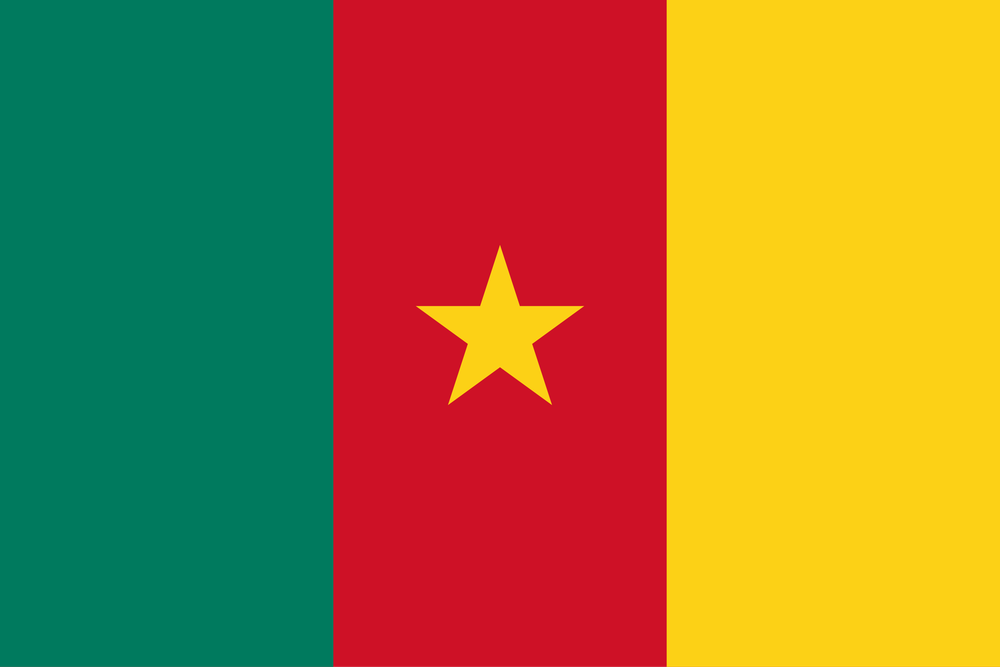
#> input picture entree/henri1.png, 1000 x 667 px, shrunk from 2560 x 1707 before the run, found by its file name
$ python tp4_lowpass_freq.py
#> lines starting #> are read from the running program, lines starting #| are printed output that depends on the picture; after the words box and inside, x2 and y2 are one past the last pixel; in counts of white or black regions, pixels touching at a corner belong together
"""
Ideal lowpass frequency filtering for image smoothing.
"""
import numpy as np
from PIL import Image
import matplotlib.pyplot as plt
import os


output_dir = 'Chap4/sortie'
if not os.path.exists(output_dir):
    os.makedirs(output_dir)

def dft1d(signal):
    N = len(signal)
    F = np.zeros(N, dtype=complex)
    for u in range(N):
        for k in range(N):
            F[u] += signal[k] * np.exp(-2j * np.pi * u * k / N)
    return F

def idft1d(F):
    N = len(F)
    f = np.zeros(N, dtype=complex)
    for k in range(N):
        for u in range(N):
            f[k] += F[u] * np.exp(2j * np.pi * u * k / N)
    return f / N


img = Image.open('entree/henri1.png').convert('L')
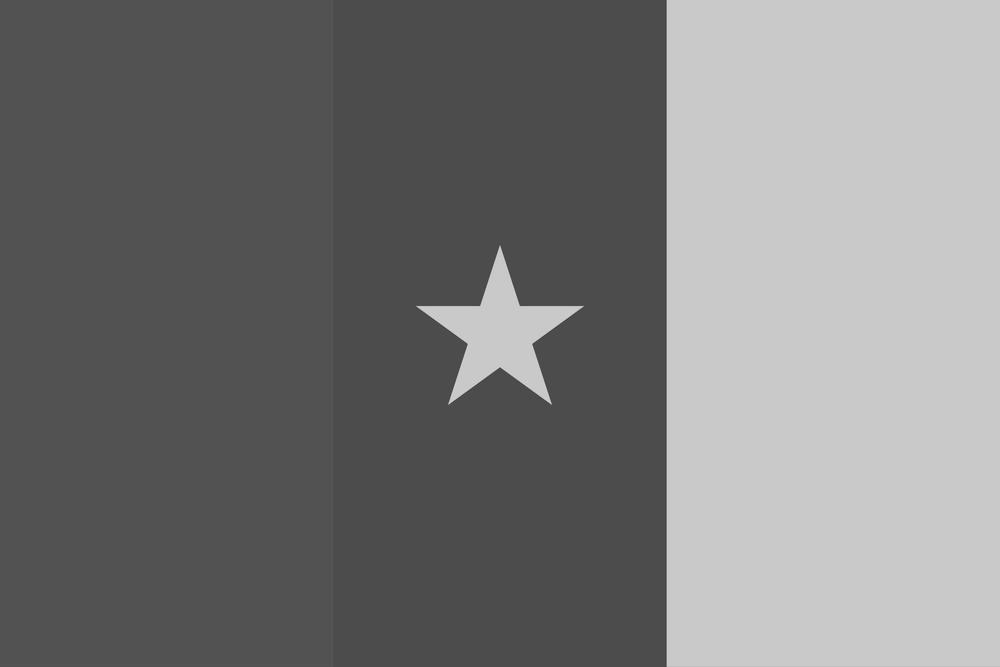
#> img: PIL image 1000x667 L; min 65, max 211, mean 121.3
img_array = np.array(img).astype(np.float32)


patch = img_array[:64, :64]
#> patch: shape (64, 64) float32; every value is 82
H, W = patch.shape
#> H = 64; W = 64

print("Applying Frequency Lowpass Filter... please wait.")


temp = np.zeros((H, W), dtype=complex)
for i in range(H): temp[i, :] = dft1d(patch[i, :])
F_2d = np.zeros((H, W), dtype=complex)
for j in range(W): F_2d[:, j] = dft1d(temp[:, j])


h_mid, w_mid = H // 2, W // 2
#> h_mid = 32; w_mid = 32
shifted = np.zeros((H, W), dtype=complex)
shifted[:h_mid, :w_mid] = F_2d[h_mid:, w_mid:]
shifted[:h_mid, w_mid:] = F_2d[h_mid:, :w_mid]
shifted[h_mid:, :w_mid] = F_2d[:h_mid, w_mid:]
shifted[h_mid:, w_mid:] = F_2d[:h_mid, :w_mid]

rayon = 15
low_shifted = shifted.copy()
for u in range(H):
    for v in range(W):
        if np.sqrt((u - h_mid)**2 + (v - w_mid)**2) > rayon:
            low_shifted[u, v] = 0


inv_shifted = np.zeros((H, W), dtype=complex)
inv_shifted[h_mid:, w_mid:] = low_shifted[:h_mid, :w_mid]
inv_shifted[h_mid:, :w_mid] = low_shifted[:h_mid, w_mid:]
inv_shifted[:h_mid, w_mid:] = low_shifted[h_mid:, :w_mid]
inv_shifted[:h_mid, :w_mid] = low_shifted[h_mid:, w_mid:]

temp_inv = np.zeros((H, W), dtype=complex)
for i in range(H): temp_inv[i, :] = idft1d(inv_shifted[i, :])
result_img = np.zeros((H, W), dtype=complex)
for j in range(W): result_img[:, j] = idft1d(temp_inv[:, j])

result_abs = np.abs(result_img)
result_uint8 = np.clip(result_abs, 0, 255).astype(np.uint8)
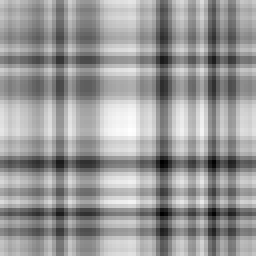
#> result_abs: shape (64, 64) float64 (shown 4 times larger); min 82, max 82, mean 82; drawn with min black and max white


output_path = os.path.join(output_dir, 'output_tp4_lowpass_freq.png')
Image.fromarray(result_uint8).save(output_path)
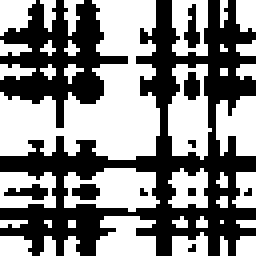
#> saved as output_tp4_lowpass_freq.png: PIL image 64x64 L (shown 4 times larger); values 81 (black) and 82 (white), 52.8% white; 11 black regions (5 under 20 px), largest, box (x1, y1, x2, y2) and area: (0, 0, 64, 64) 1361, (0, 0, 32, 32) 463, (46, 1, 50, 12) 25, (1, 46, 12, 50) 25, (46, 18, 50, 25) 22, (18, 46, 25, 50) 22


plt.figure(figsize=(15, 5))

plt.subplot(1, 3, 1)
plt.imshow(patch, cmap='gray')
plt.title('Original Patch')
plt.axis('off')

plt.subplot(1, 3, 2)
plt.imshow(np.log(1 + np.abs(low_shifted)), cmap='gray')
plt.title('Lowpass Spectrum (Log Mag)')
plt.axis('off')

plt.subplot(1, 3, 3)
plt.imshow(result_uint8, cmap='gray')
plt.title('Lowpass Result (Blurred)')
plt.axis('off')

plt.suptitle('TP4: Frequency Domain Lowpass Filter')
plt.tight_layout()
plt.show()
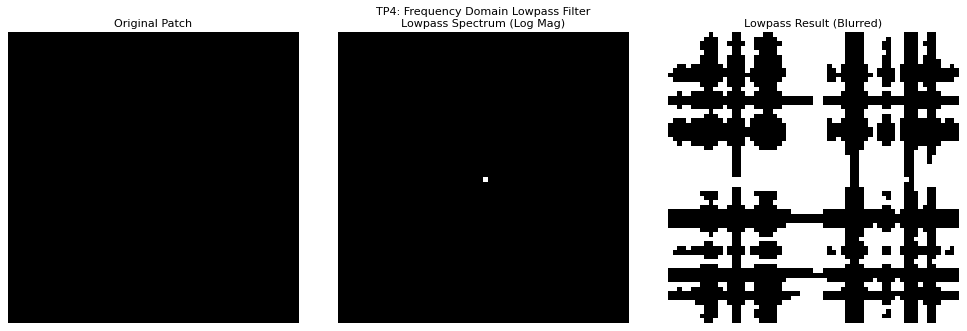
#> figure drawn by matplotlib, 3 panels

$ run again, with entree/henri2.png copied over entree/henri1.png
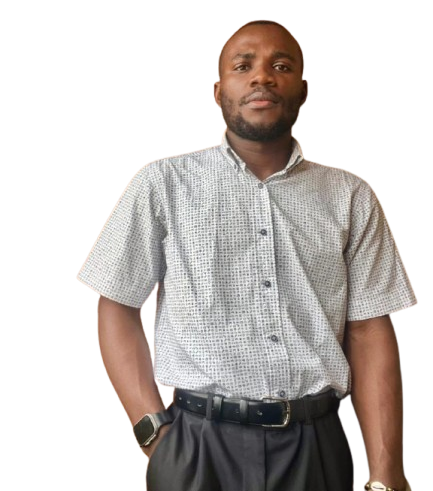
#> input picture entree/henri2.png, 433 x 491 px, found by its file name
#> `img = Image.open('entree/henri1.png').convert('L')`:
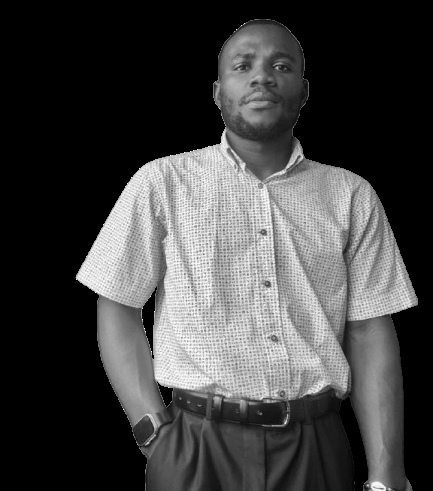
#> img: PIL image 433x491 L; min 0, max 255, mean 66.9
#> patch: shape (64, 64) float32; every value is 0
#> result_abs: shape (64, 64) float64; every value is 0
#> `plt.show()`:
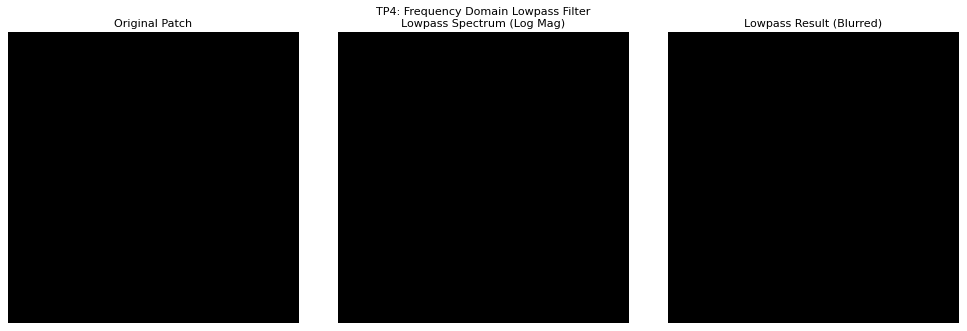
#> figure drawn by matplotlib, 3 panels

$ run again, with entree/henri3.png copied over entree/henri1.png
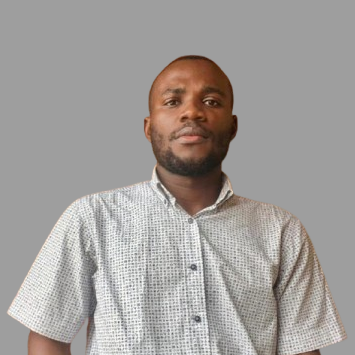
#> input picture entree/henri3.png, 355 x 355 px, found by its file name
#> patch: shape (64, 64) float32; every value is 158
#> `Image.fromarray(result_uint8).save(output_path)`:
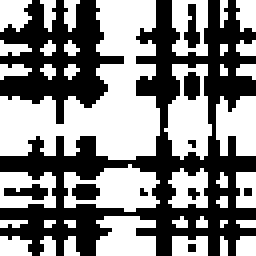
#> saved as output_tp4_lowpass_freq.png: PIL image 64x64 L (shown 4 times larger); values 157 (black) and 158 (white), 52.1% white; 11 black regions (5 under 20 px), largest, box (x1, y1, x2, y2) and area: (0, 0, 64, 64) 1363, (0, 0, 31, 31) 477, (46, 1, 50, 12) 26, (1, 46, 12, 50) 26, (46, 18, 50, 25) 24, (18, 46, 25, 50) 24
#> `plt.show()`:
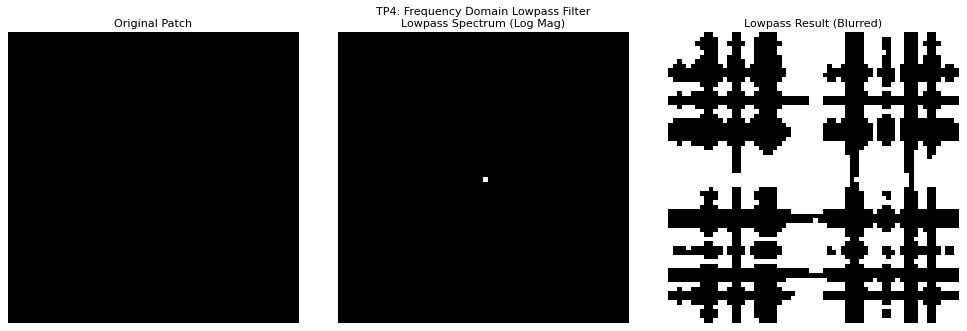
#> figure drawn by matplotlib, 3 panels
